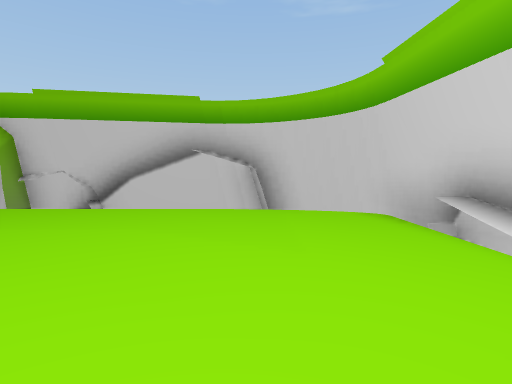
view 1 (above)

12 first-person views from a walk through a Unity game level. The camera is 1.4 m above the floor, tilts 4° down and sees 80° across. The floor is counted in squares, 2 m on a side. Each view is taken from the middle of a square. On the plan, view 1 faces up. The plan holds only what a view shows up to about 10 squares ahead; the rest is blank. The place goes on beyond the plan.

view 2
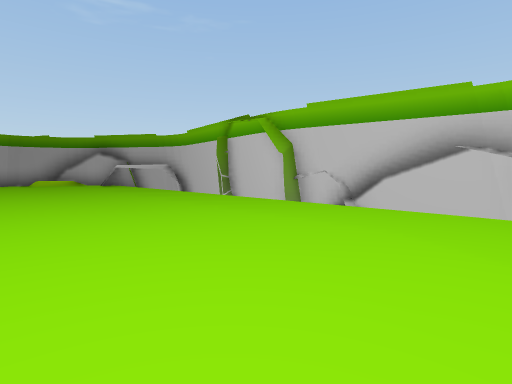

view 3
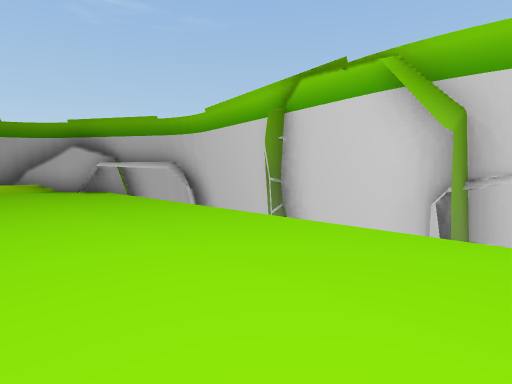

view 4
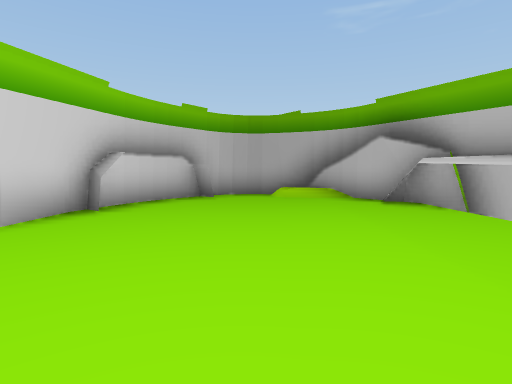

view 5
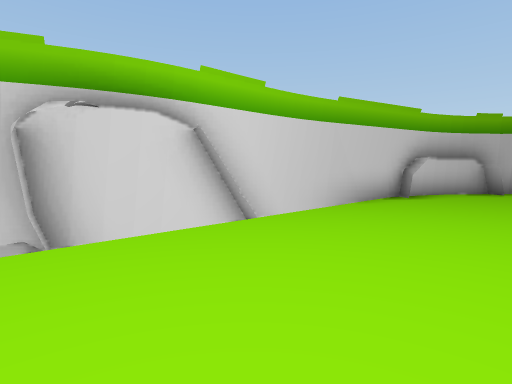

view 6
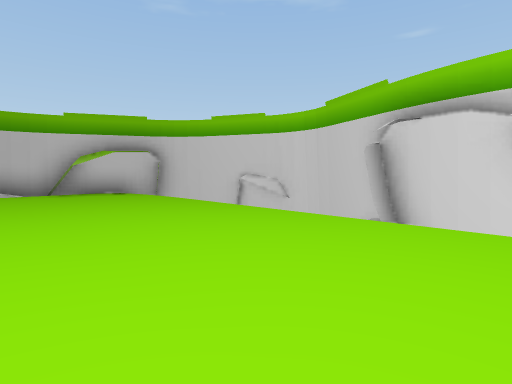

view 7
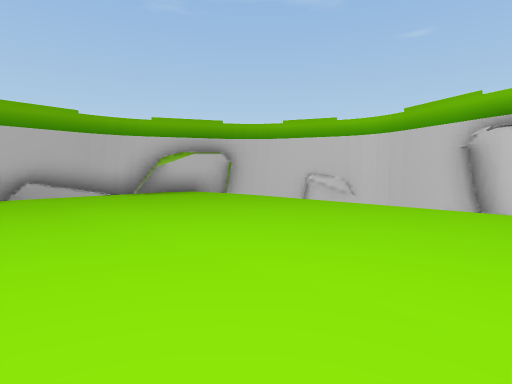

view 8
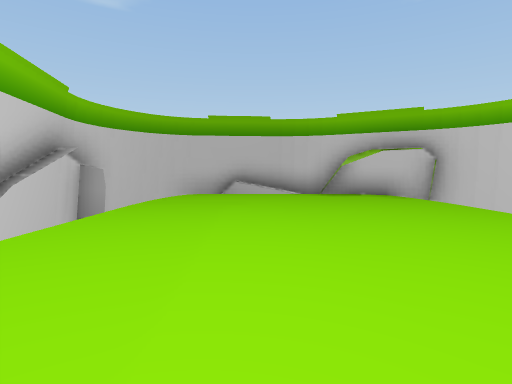

view 9
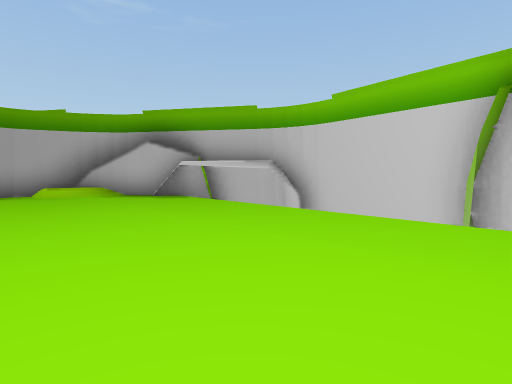

view 10
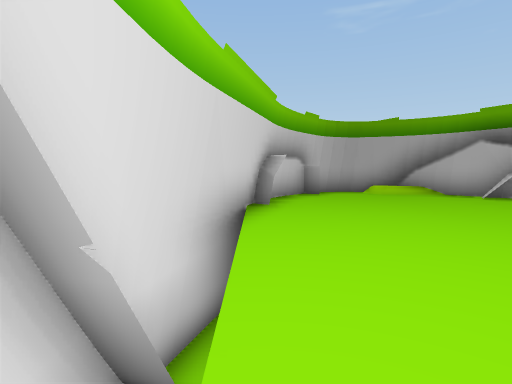

view 11
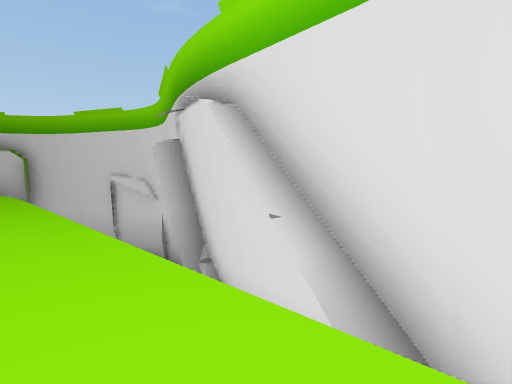

view 12
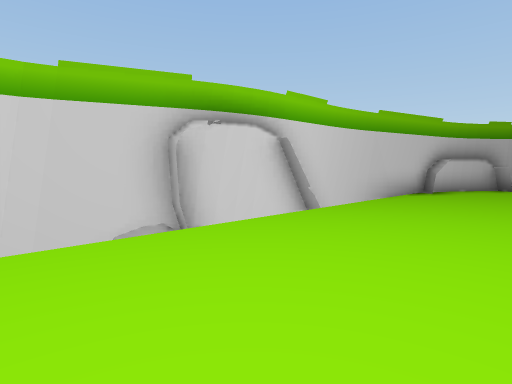

### Floor plan
Points are (right, up) in squares from view 1. A wall is a line through its corners. A room is listed if a view was taken in it or the views show most of it. See-through windows are left out.
Room 1 (views 1, 2, 3, 4, 5, 6, 7, 8, 9, 10, 11, 12)
walls: (-5.6, -2.2) (-5.7, -2.8); (-5.6, 6.2) (-10.2, 7); (-7.8, 6) (-8, 6.4); (-5.1, 6.3) (-5.8, 6.3); (-7, -2.3) (-6, -2.6); (-6.2, -2.5) (-4, -3.5); (-7.4, -2.3) (-6.8, -2.4); (-4.4, 6.4) (-5.4, 6.3); (-8.5, -2.2) (-8.3, -1.6); (-10, -2) (-7.2, -2.2); (-10.4, -1.7) (-9.7, -1.9); (-10.4, -1.9) (-9.8, -2); (-4.1, -3.6) (-3.6, -3.7); (-3.6, -3.6) (-2.9, -3.7) (-2.1, -3.6) (-1.4, -3.2); (-3.3, -3.7) (-2.6, -3.7) (-1.9, -3.5); (-2.4, -3.7) (0.1, -2.5) (0.7, -1.9); (-12.4, -0.7) (-11.4, -1.1); (0.7, -1.5) (1, -1.6) (2.4, 1.1); (0, -2.6) (0.5, -2.2); (-11.8, 6.9) (-12.3, 6.8); (0.2, 6.5) (0, 7) (-0.6, 7.1); (-13.5, -0.4) (-12.5, -0.7); (0, 7.1) (-5, 6.2); (-12.2, 6.9) (-14.8, 5.2); (-13.3, 5.7) (-13.9, 6); (0.8, 6.7) (0.3, 6.9); (2.2, 0.6) (1.6, 0.8); (2.3, 1) (2.5, 1.5); (2.5, 1.3) (2.6, 1.9); (2.3, 4.2) (2.1, 5.6) (1.5, 6.3) (0.6, 6.8) (-0.1, 7); (-14.1, 4.9) (-14.7, 5.2); (2.6, 1.7) (2.6, 2.2); (2.7, 2.2) (2.3, 5.4); (2.1, 5.4) (1.8, 6); (-14.4, -0.6) (-10.2, -1.9); (2.3, 5) (2, 5.7); (2, 5.8) (1.2, 6.4); (-14.4, 5.5) (-16, 4.2) (-16.4, 3.5); (-15.5, 0.9) (-15.9, 0.4); (-15.4, -0.1) (-14.2, -0.7); (-15.3, 4.9) (-15.9, 4.5); (-15.7, 1) (-16.1, 0.4); (-15.8, 4.3) (-16.3, 3.7) (-16.7, 2.6); (-16.1, 3.6) (-16.3, 3.2); (-16.7, 2.9) (-17, 2) (-16.8, 1.1) (-16.2, 0.6) (-15.2, -0.2); (-16.9, 2.2) (-16.9, 1.5) (-16.5, 0.9)
low walls: (0.6, 7) (0, 7.1); (2.4, 0.8) (1.7, 1.1); (1.5, 6.5) (0.8, 6.9); (2.3, 5.4) (1.9, 6.1) (1.4, 6.6); (-15.9, 0.9) (-16.2, 0.6)

Where each view was taken, in squares from view 1:
view 1: 0 up, 0 right, facing up
view 2: 0 up, 0 right, facing up-left
view 3: 2 up, 4 left, facing up-left
view 4: 2 up, 8 left, facing left
view 5: 2 up, 5 left, facing down-left
view 6: 3 up, 8 left, facing down-right
view 7: 5 up, 7 left, facing down-right
view 8: 3 up, 7 left, facing right
view 9: 1 up, 7 left, facing up-left
view 10: 1 down, 7 left, facing left
view 11: 0 up, 10 left, facing down-right
view 12: 2 up, 3 left, facing down-left
